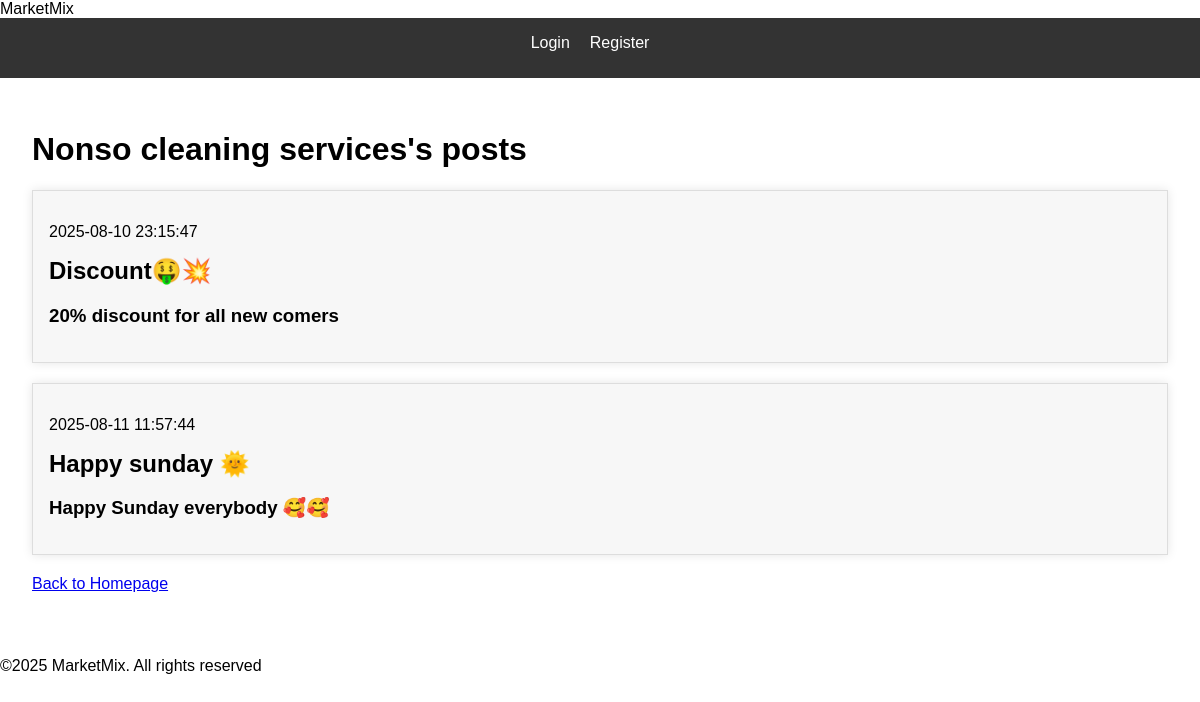
/business/1/posts, run on the app's committed database.
### app/models/business.py (models this page shows)
class Business(db.Model):
    id = db.Column(db.Integer, primary_key=True)
    user_id = db.Column(db.Integer, db.ForeignKey('user.id'), nullable=False)
    business_name = db.Column(db.String(100), nullable=False)
    category = db.Column(db.String(50), nullable=False)
    country = db.Column(db.String(50), nullable=False)
    state = db.Column(db.String(50), nullable=False)
    city = db.Column(db.String(50), nullable=False)
    description = db.Column(db.Text, nullable=True)
    created_at = db.Column(db.DateTime, nullable=True, default=db.func.current_timestamp())
    posts = db.relationship('Post', backref='business', lazy=True)

### app/models/post.py (models this page shows)
class Post(db.Model):
    id = db.Column(db.Integer, primary_key=True)
    business_id = db.Column(db.Integer, db.ForeignKey('business.id'), nullable=False)
    title = db.Column(db.String(100), nullable=False)
    content = db.Column(db.Text, nullable=False)
    created_at = db.Column(db.DateTime, nullable=False, default=db.func.current_timestamp())

### app/routes/business_routes.py (the view)
@business.route('/<int:business_id>/posts')
def business_posts(business_id):
    posts = Post.query.filter_by(business_id=business_id).all()
    business = Business.query.get(business_id)
    return render_template('business/post.html', posts=posts, business=business)

### app/templates/business/post.html
{% extends 'base.html' %}
{% block content %}
<h1>{{business.business_name}}'s posts</h2>
{% for post in posts %}
<div class="post">
  <p>{{ post.created_at }}</p>
  <h2>{{ post.title }}</h2>
  <h3>{{ post.content }}</h3>
</div>
{% endfor %}
<p><a href="{{ url_for('main.homepage') }}">Back to Homepage</a></p>
{% endblock %}

### app/static/css/style.css (style rules this page uses)
body { font-family: Arial, sans-serif; margin: 0; padding: 0; }
.post { background-color: #f7f7f7; padding: 1em; margin-bottom: 20px; border: 1px solid #ddd; box-shadow: 0 0 10px rgba(0, 0, 0, 0.1); }
.post h2 { margin-top: 0; }

### data on the page
Business: business_name "Nonso cleaning services"
Post: created_at "2025-08-10 23:15:47", title "Discount🤑💥", content "20% discount for all new comers"
Post: created_at "2025-08-11 11:57:44", title "Happy sunday 🌞", content "Happy Sunday everybody 🥰🥰"
